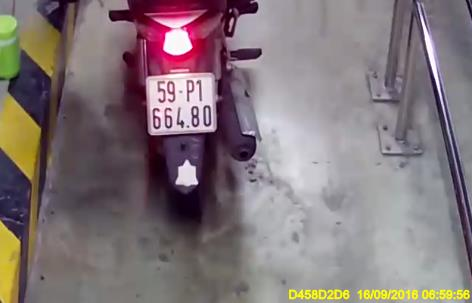
#> input picture Job75/0000_00532_b.jpg, 472 x 303 px; its folder holds only this picture in this run
$ python -i CropLisencePlate_InFolder.py   (imports and definitions only)
#> lines starting #> are read from the running program, lines starting #| are printed output that depends on the picture; after the words box and inside, x2 and y2 are one past the last pixel; in counts of white or black regions, pixels touching at a corner belong together
#> further down, picture is the input picture: shape (303, 472, 3); mean B, G, R 121.1, 118.2, 130.8
import os
import cv2
import numpy as np
from ultralytics import YOLO

# Load YOLO model for license plate detection
# [1 line that did not run here, left out]

# Directory paths
image_folder = "../Job74/Dataset"
output_dir = r"./Cropped"

# Create output directory if it doesn't exist
# [1 line not run here, left out]

def deskew_license_plate(image):
    """Correct skew of the license plate image."""
    gray = cv2.cvtColor(image, cv2.COLOR_BGR2GRAY)
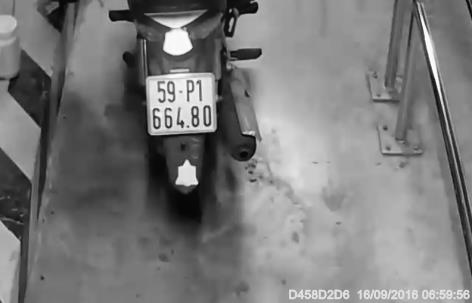
#> gray: shape (303, 472); min 3, max 255, mean 122.3
    blur = cv2.GaussianBlur(gray, (5, 5), 0)
    _, binary = cv2.threshold(blur, 0, 255, cv2.THRESH_BINARY + cv2.THRESH_OTSU)
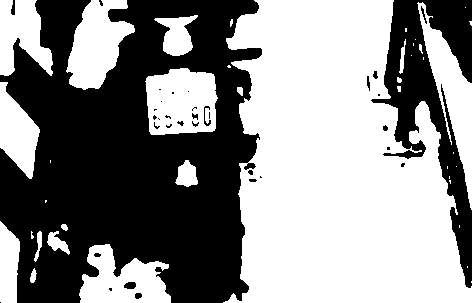
#> binary: shape (303, 472); 54.5% white; 35 black regions (20 under 20 px)
    contours, _ = cv2.findContours(binary, cv2.RETR_EXTERNAL, cv2.CHAIN_APPROX_SIMPLE)
#> contours = 39 contours, 23 with area under 20; largest, box (x1, y1, x2, y2) and area: (223, 0, 472, 303) 54318, (145, 68, 218, 135) 4052, (66, 0, 135, 90) 3570, (417, 2, 472, 210) 3395, (79, 244, 171, 303) 3372

    if contours:
        largest_contour = max(contours, key=cv2.contourArea)
#> largest_contour = contour of 445 points, box (x1, y1, x2, y2) (223, 0, 472, 303), area 54318
        rect = cv2.minAreaRect(largest_contour)
#> rect = ((347, 151), (302, 248), -90)
        angle = rect[2]
#> angle = -90

        if angle < -45:
            angle += 90
#> angle = 0
        elif angle > 45:
            angle -= 90

        (h, w) = image.shape[:2]
#> h = 303; w = 472
        center = (w // 2, h // 2)
#> center = (236, 151)
        M = cv2.getRotationMatrix2D(center, angle, 1.0)
#> M = [[1, 0, 0], [0, 1, 0]]
        rotated = cv2.warpAffine(image, M, (w, h), flags=cv2.INTER_CUBIC,
                                 borderMode=cv2.BORDER_REPLICATE)
        return rotated
    return image

def process_image_for_license_plate(image_path):
    """Detect and crop license plates from images."""
    img = cv2.imread(image_path)
    if img is None:
        print(f"⚠️ Không thể đọc ảnh: {image_path}")
        return

    results = yolo_model(image_path, verbose=False)

    for i, result in enumerate(results):
        for j, box in enumerate(result.boxes):
            x1, y1, x2, y2 = map(int, box.xyxy[0])
            license_plate = img[y1:y2, x1:x2]

            if license_plate.size == 0:
                print(f"⚠️ Không thể cắt vùng biển số {j} trong ảnh {image_path}")
                continue

            # Deskew the license plate before saving
            deskewed_plate = deskew_license_plate(license_plate)

            file_name = os.path.basename(image_path)
            cropped_path = os.path.join(output_dir, f"{os.path.splitext(file_name)[0]}_plate_{i}_{j}.jpg")
            cv2.imwrite(cropped_path, deskewed_plate)
            print(f"✅ Đã lưu biển số: {cropped_path}")

# Process all images in the folder
# [1 line that did not run here, left out]
# [3 lines not run here, left out]

>>> import cv2
>>> picture = cv2.imread('../0000_00532_b.jpg')
>>> result = deskew_license_plate(picture)

$ run again, on Job75/0000_02187_b.jpg
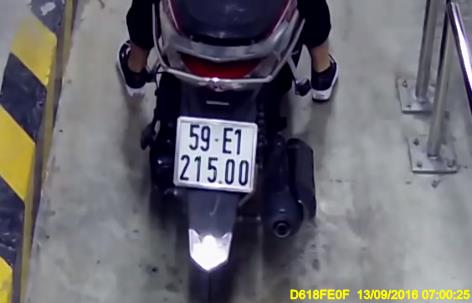
#> input picture Job75/0000_02187_b.jpg, 472 x 303 px
#> picture is the input picture: shape (303, 472, 3); mean B, G, R 109.7, 103, 104.4
#> in deskew_license_plate, `gray = cv2.cvtColor(image, cv2.COLOR_BGR2GRAY)`:
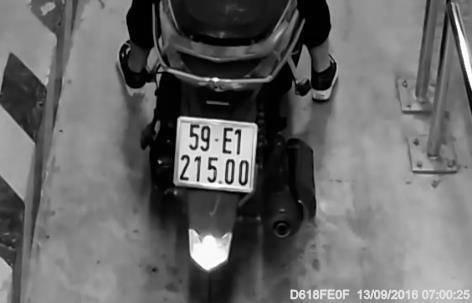
#> gray: shape (303, 472); min 1, max 255, mean 104.1
#> in deskew_license_plate, `_, binary = cv2.threshold(blur, 0, 255, cv2.THRESH_BINARY + cv2.THRESH..`:
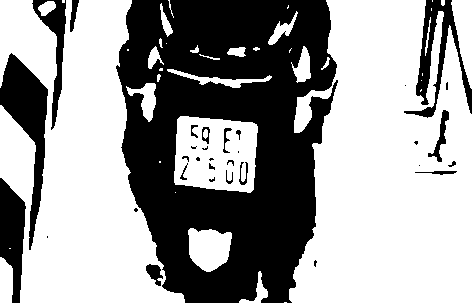
#> binary: shape (303, 472); 61.4% white; 33 black regions (13 under 20 px)
#> contours = 39 contours, 21 with area under 20; largest, box (x1, y1, x2, y2) and area: (289, 0, 472, 303) 43066, (0, 0, 185, 303) 32746, (174, 116, 258, 193) 5458, (188, 228, 232, 272) 1400, (451, 0, 472, 89) 1008
#> largest_contour = contour of 383 points, box (x1, y1, x2, y2) (289, 0, 472, 303), area 43066
#> rect = ((380, 151), (302, 182), -90)
#> in deskew_license_plate, `angle = rect[2]`: angle = -90
#> in deskew_license_plate, `angle += 90`: angle = 0
#> M = [[1, 0, 0], [0, 1, 0]]

$ run again, on Job75/0017_00195_b.jpg
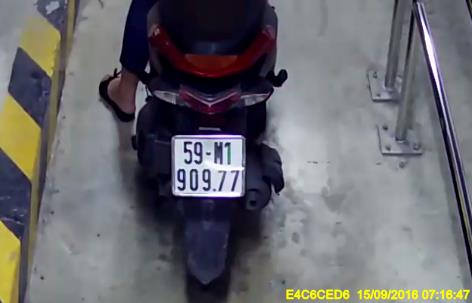
#> input picture Job75/0017_00195_b.jpg, 472 x 303 px
#> picture is the input picture: shape (303, 472, 3); mean B, G, R 109.9, 105.2, 105.5
#> in deskew_license_plate, `gray = cv2.cvtColor(image, cv2.COLOR_BGR2GRAY)`:
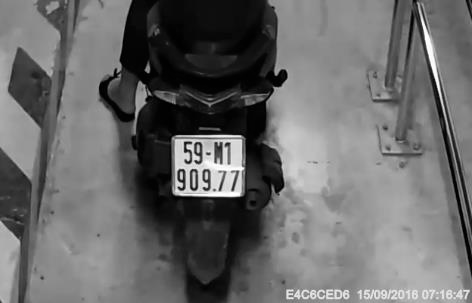
#> gray: shape (303, 472); min 0, max 255, mean 105.8
#> in deskew_license_plate, `_, binary = cv2.threshold(blur, 0, 255, cv2.THRESH_BINARY + cv2.THRESH..`:
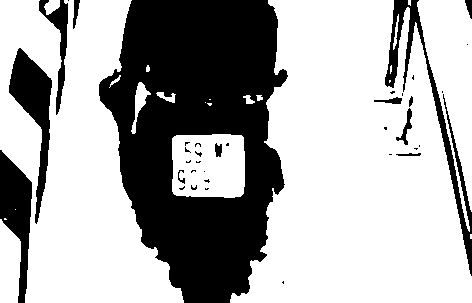
#> binary: shape (303, 472); 67.1% white; 37 black regions (24 under 20 px)
#> contours = 22 contours, 10 with area under 20; largest, box (x1, y1, x2, y2) and area: (230, 0, 472, 303) 51195, (0, 0, 184, 303) 33772, (417, 0, 472, 232) 5948, (172, 134, 245, 198) 4344, (0, 219, 21, 303) 1370
#> largest_contour = contour of 398 points, box (x1, y1, x2, y2) (230, 0, 472, 303), area 51195
#> rect = ((350.5, 151), (302, 241), -90)
#> in deskew_license_plate, `angle = rect[2]`: angle = -90
#> in deskew_license_plate, `angle += 90`: angle = 0
#> M = [[1, 0, 0], [0, 1, 0]]
